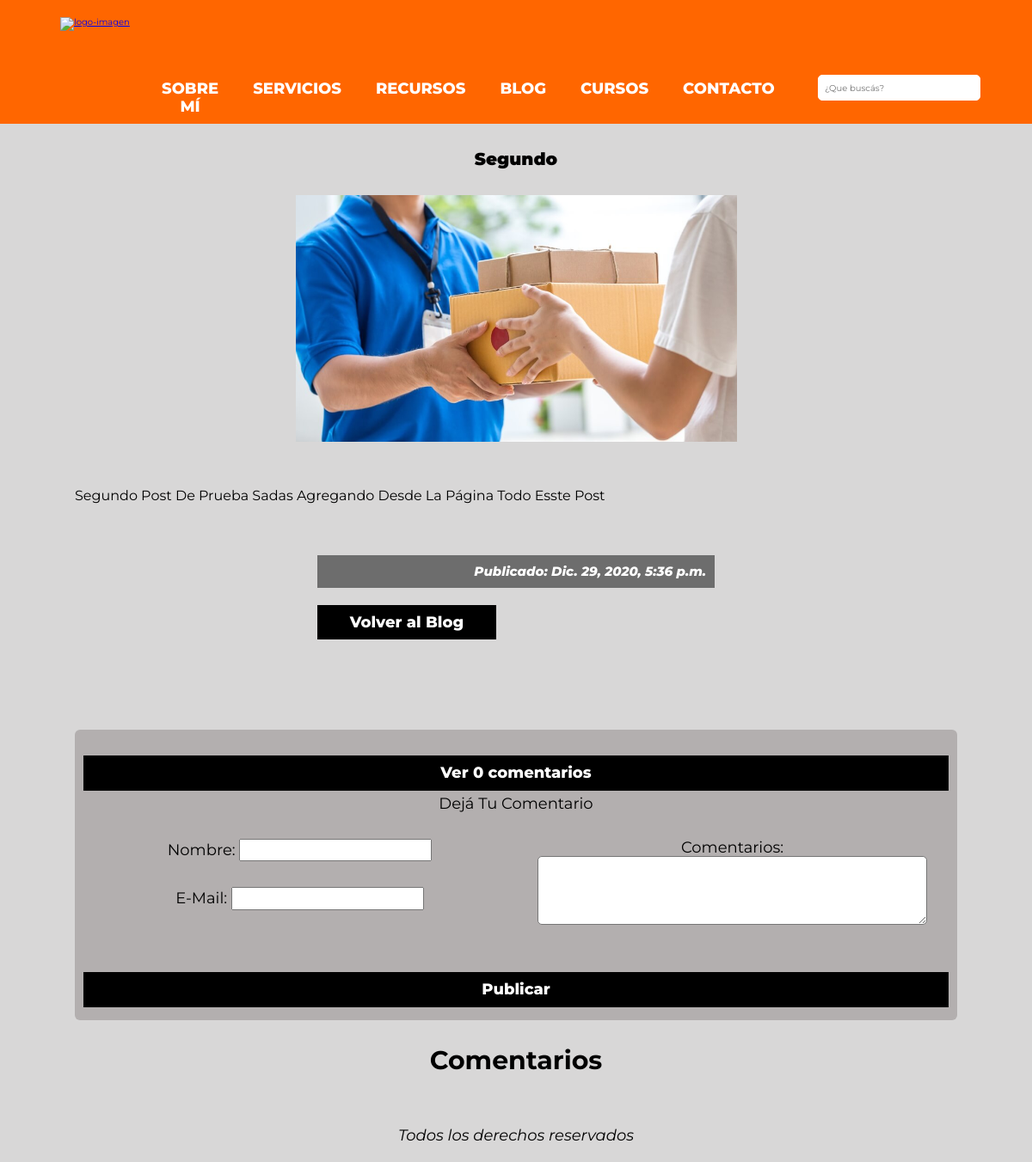
The app's page /blog/post/2/ with its own data.
### blog/models.py (models this page shows, shortened)
class Post(models.Model):
    titulo = models.CharField(max_length=200)
    texto = RichTextField(blank=True, null=True)
    imagen = models.ImageField(upload_to='blog', null=True, blank=True, verbose_name='Imagen de portada')
    autor = models.ForeignKey(settings.AUTH_USER_MODEL, on_delete=models.CASCADE)
    creado = models.DateTimeField(default=timezone.now)
    publicado = models.DateTimeField(blank=True, null=True)
    class Meta:
        verbose_name = 'post'
        verbose_name_plural = 'posts'

### blog/views.py (the view)
# urls.py: path('post/<int:pk>/', views.detalle_post, name='detalle_post'),
def detalle_post(request, pk):
    post = get_object_or_404(Post, pk=pk)
    imagenes = ImagenPost.objects.filter(post=post)
    comentarios = PostComent.objects.filter(post_id=pk, active=True)
    nuevo_comentario = None
    if request.method == 'POST':
        form = PostComentForm(data=request.POST)
        if form.is_valid():
            nuevo_comentario = form.save(commit=False)
            nuevo_comentario.post = post
            nuevo_comentario.fecha = timezone.now()
            nuevo_comentario.save()
    else:
        form = PostComentForm()
    context = {'post': post, 'imagenes': imagenes, 'comentarios': comentarios, 'form': form, 'nuevo_comentario': nuevo_comentario}
    return render(request, 'blog/detalle_post.html', context)

### blog/forms.py
class PostComentForm(forms.ModelForm):
    texto = forms.CharField(widget=forms.Textarea(attrs={'class': 'text-area-comentario'}))
    class Meta:
        model = PostComent
        fields = ['nombre_usuario', 'email', 'texto']

### blog/templates/blog/detalle_post.html (shortened to what this page needs)
{% extends 'blog/layout.html' %}
{% block content %}
    <div class="contenedor contenedor-detalle-post">
            <div class="contenedor-jodido">
    {% if post.publicado %}
        <i>Publicado: {{ post.publicado }}</i>
    {% else %}
        {% if user.is_authenticated %}
        <a class="boton boton-lista-post detalle-post" href="{% url 'blog:publicar_post' pk=post.pk %}">Publicar</a>
        {% endif %}
    {% endif %}
        <a class="boton boton-lista-post detalle-post" href="{% url 'blog:lista_posts' %}">Volver al Blog</a>
</div>
        <div class=" contenedor-detalle-post-titulos">
            <h2 class="detalle-post-titulos">{{ post.titulo }}</h2>
            {% if post.imagen.url is not None %}
                <img src='{{ post.imagen.url }}'>
            {% endif %}
            <p class="detalle-post-titulos">{{ post.texto|safe }}</p>
        </div>
    </div>
    <div class="contenedor">
        <form method="POST" class="contenedor contenedor-formulario formato-comentarios"  >
            <a href="#comentarios" class="boton boton-lista-post">Ver {{ comentarios.count }} comentarios</a>
        {% if nuevo_comentario %}
            <p>Gracias por escribirme; tu comentario será publicado lo antes posible. </p>
        {% else %}
        <p>Dejá tu comentario</p>
            <div class="contenedor-comentarios">
                <div class="datos-comentario">
                    <p>Nombre: {{ form.nombre_usuario }}</p>
                    <p>E-mail: {{ form.email }}</p>
                </div>
                <div class="datos-comentarios">
                    <p>Comentarios: {{ form.texto }}</p>
                </div>
            </div>
            <button type="submit" value="Publicar" class="boton boton-lista-post">Publicar</button>
        </form>
        {% endif %}
    </div>
<div class="contenedor">
    <div class="contenedor-comentarios-article">
        <p><strong id="comentarios">comentarios</strong></p>
    </div>
</div>
{% endblock %}

### index/static/index/css/styles.css (style rules this page uses)
html { box-sizing: border-box; font-size: 62.5%; }
*, *:before, *:after { box-sizing: inherit; }
body { background-color: rgb(216, 215, 215); font-family: 'Montserrat', sans-serif; }
.contenedor { width: 95%; max-width: 160rem; margin: 0 auto; }
.boton { display: block; text-decoration: none; padding: 1rem 1.5rem; margin-top: 1.5rem; background-color: rgb(255, 102, 0); color: white; font-weight: 800; border: none; font-size: 1.5rem; transition: .3s; }
@media (min-width:996px) { .boton { display: inline; } }
h2 { margin: 0; text-transform: uppercase; font-size: 2rem; }
p { margin: 0; }
img { max-width: 100%; }
.contenedor-formulario { background-color: rgb(179, 175, 175); padding: 1rem; border-radius: .6rem; display: flex; flex-direction: column; width: 90%; margin: 0 auto; }
.contenedor-formulario textarea { font-size: 1.8rem; border-radius: .5rem; height: 8rem!important; }
.boton-lista-post { margin: 2rem 0 .5rem 0; font-size: 1.8rem; display: inline-block; text-align: center; background-color: black; }
.contenedor-detalle-post { display: flex; flex-wrap: wrap; }
.contenedor-detalle-post i { flex: 0 1 100%; padding: 1rem; font-size: 1.5rem; background-color: rgb(109, 109, 109); text-align: right; color: white; font-weight: 800; }
.detalle-post { flex: 0 1 calc(45%); margin-right: 1rem; }
.contenedor-detalle-post-titulos { flex: 0 0 90%; order: -1; margin: 3rem auto; font-size: 1.6rem; text-align: center; }
.contenedor-detalle-post-titulos h2 { font-weight: 900; }
.contenedor-detalle-post-titulos h2, p { margin-bottom: 3rem; text-transform: capitalize; }
.contenedor-detalle-post-titulos p { text-align: left; padding-top: 5rem; }
.contenedor-detalle-post-titulos img { width: 50%; text-align: center; }
.contenedor-comentarios { display: flex; flex-direction: column; }
@media (min-width:996px) { .contenedor-comentarios { flex-direction: row; } }
.datos-comentario { flex: 0 0 50%; }
.text-area-comentario { height: 200px; width: 90%; }
.formato-comentarios { margin-top: 10rem; font-size: 1.8rem; color: black; }
.formato-comentarios p { text-align: center; }
.contenedor-comentarios-article { width: 90%; margin: 0 auto; margin-top: 3rem; }
.contenedor-comentarios-article>p { font-size: 3rem; }
.contenedor-jodido { display: flex; flex-wrap: wrap; margin: 0 auto; }
@media (min-width:996px) { .contenedor-comentarios-article { display: flex; justify-content: space-around; flex-wrap: wrap; } }
.contenedor-comentarios-article p { flex-basis: 100%; text-align: center; }

### records on screen
Post: publicado "Dic. 29, 2020, 5:36 p.m.", titulo "Segundo", imagen (picture), texto "Segundo Post De Prueba Sadas Agregando Desde La Página Todo Esste Post"

### other values on screen
{{ comentarios.count }} "0"
